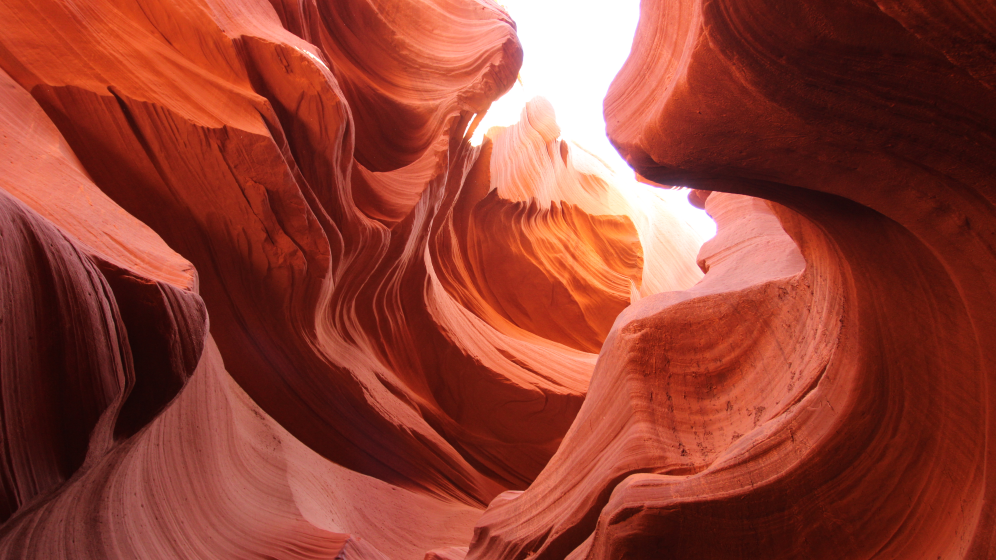
#> input picture Photography/antelope valley.JPG, 3984 x 2240 px, found by its file name (shown at 1/4 size); its folder holds 2 pictures in this run
$ python procedural.py
#> lines starting #> are read from the running program, lines starting #| are printed output that depends on the picture
import os, shutil
from PIL import Image

folder = "Photography"
files = os.listdir(folder)
previewsfolder = "previews"
htmltxt = 'htmlout.txt'
jsontxt = 'jsonout.txt'
previewheight = 400

with open(htmltxt,'w') as html, open(jsontxt, 'w') as json:
	html.write('    <div class="gridview">\n')
	for file in files:
		if os.path.splitext(file)[1] != '.mp4':
			# add html to the output txt
			name = os.path.splitext(file)[0].lower()
			html.writelines([l+'\n'for l in [
				f'        <div class="icon"> <!--{name}-->',
				f'            <img class="imagepreview" src="{previewsfolder}\{name}.jpg">',
				r'            <div class="gradientoverlay"></div>',
				f'            <div class="subtext">{name}</div>',
				r'        </div>'
			]])

			# add json to output txt
			# make sure the json includes the actual location of the image for js to use
			json.writelines([l+'\n'for l in [
				f'"{name}.jpg":',
				 '{',
				f'    "title":"{name}",',
				f'    "location":"{folder}\\\\{file}"',
				 '},'
			]])

			# resize images to preview scale and add to previews
			image = Image.open(os.path.join(folder, file))
#> image is the input picture: PIL image 3984x2240 RGB; mean R, G, B 145.9, 63.8, 50.2

			# Get original width and height
			width, height = image.size
#> width = 3984; height = 2240

			# Calculate aspect ratio
			aspect_ratio = width / height
#> aspect_ratio = 1.78

			# Calculate new width based on new height and aspect ratio
			new_width = int(previewheight * aspect_ratio)
#> new_width = 711

			# Resize the image with the calculated width and height
			resized_image = image.resize((new_width, previewheight))
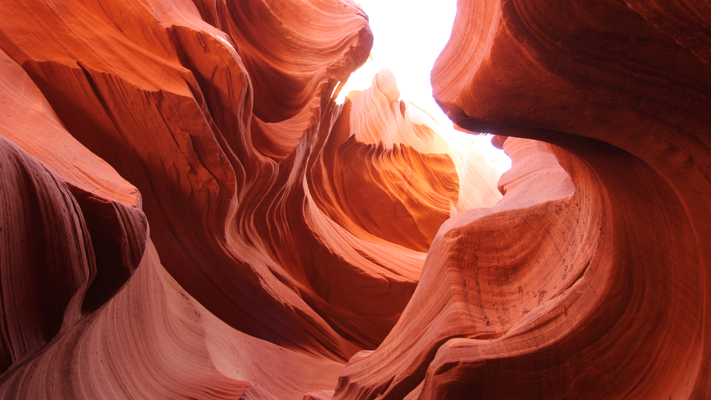
#> resized_image: PIL image 711x400 RGB; mean R, G, B 145.9, 63.8, 50.2
			resized_image = resized_image.convert("RGB")
			resized_image.save(os.path.join(previewsfolder,name+'.jpg'))
#> pass 2 of the loop `for file in files:`:
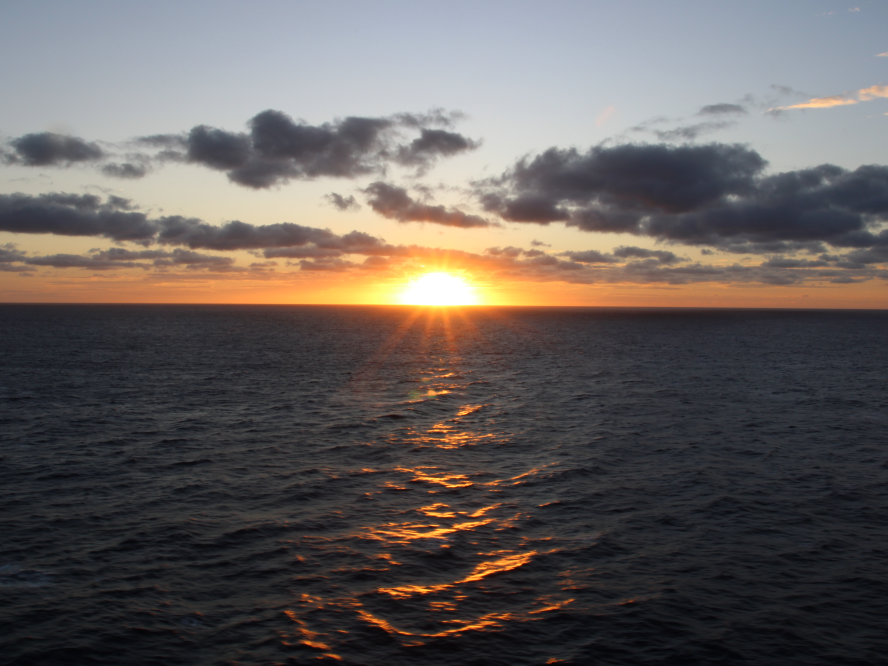
#> input picture Photography/sunrise.JPG, 3552 x 2664 px, found by its file name (shown at 1/4 size)
#> image is the input picture: PIL image 3552x2664 RGB; mean R, G, B 100.4, 94.2, 92.2
#> `resized_image = image.resize((new_width, previewheight))`:
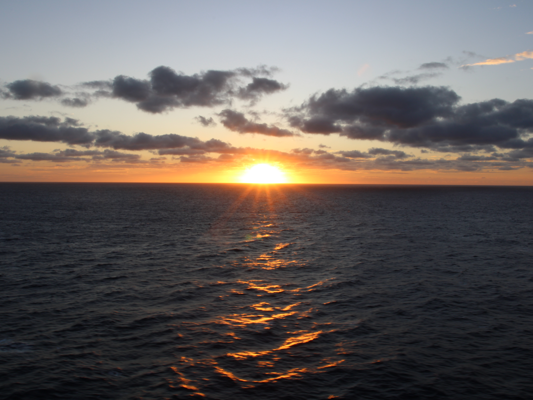
#> resized_image: PIL image 533x400 RGB; mean R, G, B 100.4, 94.2, 92.2
	html.write('    </div>')
